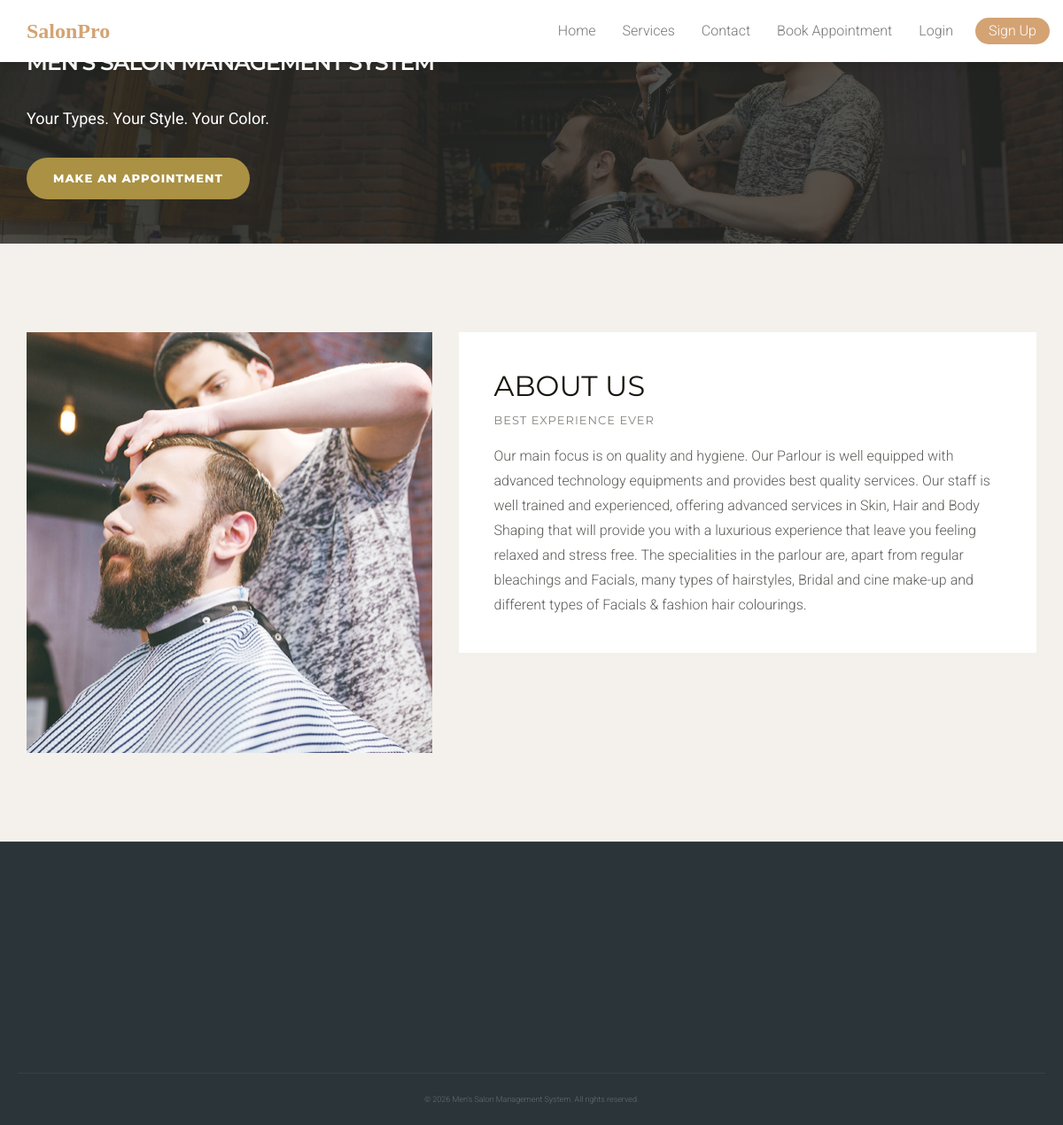
The app's page /msms/index.php with its own data.
### tables this page shows
CREATE TABLE `tblpage` (
  `ID` int(10) NOT NULL,
  `PageType` varchar(200) DEFAULT NULL,
  `PageTitle` mediumtext DEFAULT NULL,
  `PageDescription` mediumtext DEFAULT NULL,
  `Email` varchar(200) DEFAULT NULL,
  `MobileNumber` bigint(10) DEFAULT NULL,
  `UpdationDate` date DEFAULT NULL,
  `Timing` varchar(200) NOT NULL
);

### msms/index.php (the view, shortened to what this page needs)
<?php
include('includes/dbconnection.php');
?>
<!DOCTYPE html>
<html lang="en">
<head>
    <link href="css/bootstrap.min.css" rel="stylesheet">
    <link href="css/font-awesome.min.css" rel="stylesheet">
    <link href="css/style.css" rel="stylesheet">
</head>
<body>
    <?php include_once('includes/header.php');?>
    <div class="hero-section">
        <div class="container">
            <div class="row">
                <div class="col-lg-6 col-md-6 col-sm-6 col-xs-12">
                    <h1 class="hero-title">Men's salon Management System</h1>
                    <p class="hero-text"><strong>Your Types. Your Style. Your Color.</strong> </p>
                    <a href="appointment.php" class="btn btn-default">Make an Appointment</a> </div>
            </div>
        </div>
    </div>
    <div class="space-medium bg-default">
        <div class="container">
            <div class="row">
                <div class="col-lg-5 col-md-5 col-sm-12 col-xs-12"><img src="images/about-img.jpg" alt="" class="img-responsive"></div>
                <div class="col-lg-7 col-md-7 col-sm-12 col-xs-12">
                    <div class="well-block">
                        <?php
$ret=mysqli_query($con,"select * from tblpage where PageType='aboutus' ");
while ($row=mysqli_fetch_array($ret)) {
?>
                        <h1><?php  echo $row['PageTitle'];?></h1>
                        <h5 class="small-title ">best experience ever</h5>
                        <p><?php  echo $row['PageDescription'];?></p><?php } ?>
                         </div>
                </div>
            </div>
        </div>
    </div>
    <?php include_once('includes/footer.php');?>
</body>
</html>

### msms/css/style.css (style rules this page uses)
body { font-size: 16px; background-color: #fff; color: #5d5c59; font-family: 'Roboto', sans-serif; line-height: 28px; font-weight: 300; }
h1, h2, h3, h4, h5, h6 { margin: 0; padding: 0; margin-bottom: 10px; color: #18150d; font-weight: 400; font-family: 'Montserrat', sans-serif; text-transform: uppercase; -webkit-font-smoothing: antialiased; text-rendering: optimizeLegibility; }
h1 { font-size: 32px; line-height: 42px; }
h5 { font-size: 14px; }
p { margin: 0 0 20px; }
p:last-child { margin-bottom: 0px; }
a { color: #aa9144; text-decoration: none; -webkit-transition: all 0.3s; -moz-transition: all 0.3s; transition: all 0.3s; }
b, strong { font-weight: 400; }
.btn { display: inline-block; padding: 14px 30px; margin-bottom: 0; font-size: 13px; font-weight: 800; letter-spacing: 1px; line-height: 1.42857143; text-align: center; border: none; text-transform: uppercase; border-radius: 100px;font-family: 'Montserrat', sans-serif; -webkit-font-smoothing: antialiased; text-rendering: optimizeLegibility; }
.btn-default { color: #fff; background-color: #aa9144; }
.space-medium { padding-top: 100px; padding-bottom: 100px; }
.bg-default { background-color: #f4f1ec; }
.small-title { color: #84837f; font-size: 13px; letter-spacing: 1px; margin-bottom: 20px; }
.well-block { background-color: #fff;padding: 40px; }
.hero-section { padding-top: 135px; padding-bottom: 135px; background: linear-gradient(rgba(36, 39, 38, 0.5), rgba(36, 39, 38, 0.5)), rgba(36, 39, 38, 0.5) url(../images/hero-img.jpg) no-repeat center; background-size: cover; }
.hero-title { font-size: 46px; color: #fff; line-height: 58px; font-weight: 600; margin-bottom: 30px; letter-spacing: -1px; }
.hero-text { font-size: 18px; color: #fff; margin-bottom: 30px; }
@media only screen and (max-width : 1200px) { .hero-title { font-size: 25px; line-height: 40px; } }
@media only screen and (max-width : 1200px) { .hero-section { padding-top: 50px; padding-bottom: 50px; } }

### msms/includes/footer.php (style rules this page uses)
:root { --salon-dark: #2a3439; --salon-gold: #d4a373; --salon-light: #f8f5f2; --salon-medium: #6d6d7a; --transition: all 0.4s cubic-bezier(0.65, 0, 0.35, 1); }

### records on screen
tblpage: PageTitle "ABOUT US", PageDescription "Our main focus is on quality and hygiene. Our Parlour is well equipped with advanced technology equipments and provides best quality services. Our staff is well trained and experienced, offering advanced services in Skin, Hair and Body Shaping that will provide you with a luxurious experience that leave you feeling relaxed and stress free. The specialities in the parlour are, apart from regular bleachings and Facials, many types of hairstyles, Bridal and cine make-up and different types of Facials & fashion hair colourings."
